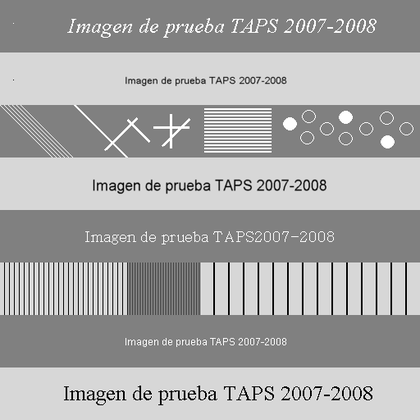
%> input picture P3/material/Bandas.bmp, 420 x 420 px, shrunk from 512 x 512 before the run
$ octave ejercicio5b.m   (GNU Octave 9; MATLAB toolbox functions it lacks are replaced by stand-ins)
%> lines starting %> are read from the running program, lines starting %| are printed output that depends on the picture; in (x1, y1, x2, y2) boxes, pixels count from 0 and x2, y2 are one past the last pixel; in counts of white or black regions, pixels touching at a corner belong together; the program's own positions count from 1
### P3/imfilter_dilateD.m
function ima_res=imfilter_dilateD(ima,mask)

ima=uint8(ima); % Para asegurarse de que el tipo es uint8
[mask_h,mask_w] = size(mask);
mask    = uint8(mask);
mask_cx = floor((mask_w+1)/2);
mask_cy = floor((mask_h+1)/2);

ima_res = ima;

for x = 1:mask_w
    for y = 1:mask_h
        if mask(y, x) > 0
            x_c = x - mask_cx;
            y_c = y - mask_cy;
            ima_res = max(ima_res, circshift(ima, [y_c x_c]));
        end
    end
end

% sustituir los valores (no) calculados
margen_up = mask_cy-1;
margen_dw = mask_h-mask_cy;
margen_lf = mask_cx-1;
margen_rg = mask_w-mask_cx;
ima_res(1:margen_up,:)         = ima(1:margen_up,:);
ima_res((end-margen_dw+1):end,:) = ima((end-margen_dw+1):end,:);
ima_res(:,1:margen_lf) = ima(:,1:margen_lf);
ima_res(:,(end-margen_rg+1):end) = ima(:,(end-margen_rg+1):end);

end

### P1/getEnergia.m
function [ E ] = getEnergia( ima )
%GETENERGIA Summary of this function goes here
%   Detailed explanation goes here
    E = sum(double(ima(:)).^2);
end

### P3/imfilter_erodeD.m
function ima_res=imfilter_erodeD(ima,mask)

ima=uint8(ima); % Para asegurarse de que el tipo es uint8
[mask_h,mask_w] = size(mask);
mask    = uint8(255*fliplr(flipud(mask)));
mask_cx = ceil((mask_w+1)/2);
mask_cy = ceil((mask_h+1)/2);

ima_res = ima;

for x = 1:mask_w
    for y = 1:mask_h
        if mask(y, x) > 0
            x_c = x - mask_cx;
            y_c = y - mask_cy;
            ima_res = min(ima_res, circshift(ima, [y_c x_c]));
        end
    end
end

% sustituir los valores (no) calculados
margen_up = mask_cy-1;
margen_dw = mask_h-mask_cy;
margen_lf = mask_cx-1;
margen_rg = mask_w-mask_cx;

ima_res(1:margen_up,:)         = ima(1:margen_up,:);
ima_res((end-margen_dw+1):end,:) = ima((end-margen_dw+1):end,:);
ima_res(:,1:margen_lf) = ima(:,1:margen_lf);
ima_res(:,(end-margen_rg+1):end) = ima(:,(end-margen_rg+1):end);

end

### P3/ejercicio5b.m
% Limpiar espacio de trabajo
close all
clear all
clc

% Path para autoevaluacion
addpath('autoevaluacion')
addpath('material')

% Cargar y visualizar imagen
img = imread('Bandas.bmp');
%> img is the input picture: size 420x420 uint8; min 0, max 255, mean 167.2

col_central =cat(1, zeros(2,3), diag([1, 1, 1]), zeros(2,3));
col_ceros = zeros(7,2);
se1 = cat(2, col_ceros, col_central, col_ceros);
se2 = fliplr(diag([1 1 1]));

se_a = strel('arbitrary', se1);
se_b = strel('arbitrary', se2);
se3 = imfilter_dilateD(uint8(se1), se2);

se_c = strel('arbitrary', se3);


img_dilated_a = imdilate(img, se_a);
img_dilated_a_b = imdilate(img_dilated_a, se_b);
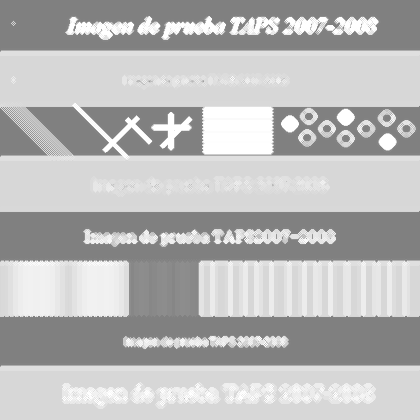
%> img_dilated_a_b: size 420x420 uint8; min 128, max 255, mean 185
img_dilated_c = imdilate(img, se_c);


E = getEnergia(img);
%> in getEnergia, `E = sum(double(ima(:)).^2);`: E = 5357979540
%> E = 5357979540
subplot(2, 4, 1);
imshow(img);
title({'Original', sprintf('E = %g', E)});

E = getEnergia(se1);
subplot(2, 4, 2);
imshow(se1);
title({'El. estructurante a', sprintf('E = %g', E)});

E = getEnergia(se2);
subplot(2, 4, 3);
imshow(se2);
title({'El. estructurante a', sprintf('E = %g', E)});

E = getEnergia(se3);
subplot(2, 4, 4);
imshow(double(se3));
title({'El. estructurante a', sprintf('E = %g', E)});

E = getEnergia(img_dilated_a);
%> E = 6035428242
subplot(2, 4, 5);
imshow(img_dilated_a);
title({'Imagen dilatada con a', sprintf('E = %g', E)});


E = getEnergia(img_dilated_a_b);
%> E = 6420262681
subplot(2, 4, 6);
imshow(img_dilated_a_b);
title({'Imagen dilatada con a y b', sprintf('E = %g', E)});

E = getEnergia(img_dilated_c);
%> E = 6420505710
subplot(2, 4, 7);
imshow(img_dilated_c);
title({'Imagen dilatada con c', sprintf('E = %g', E)});

diff = (double(img_dilated_a_b) - double(img_dilated_c)).^2;
E = getEnergia(diff);
%> E = 181903389
subplot(2, 4, 8);
imshow(diff);
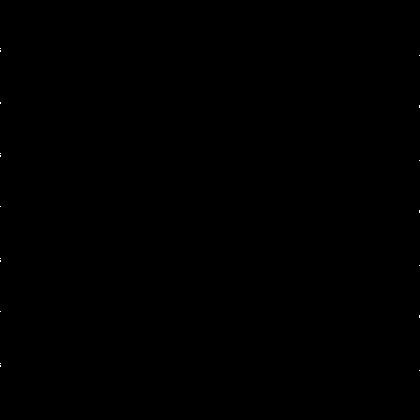
%> displayed picture: size 420x420, on the screen's scale of 0 to 255; 0.02% white in thin lines or dots, all inside (x1, y1, x2, y2) = (0, 48, 420, 371)
title({'Diferencia', sprintf('E = %g', E)});
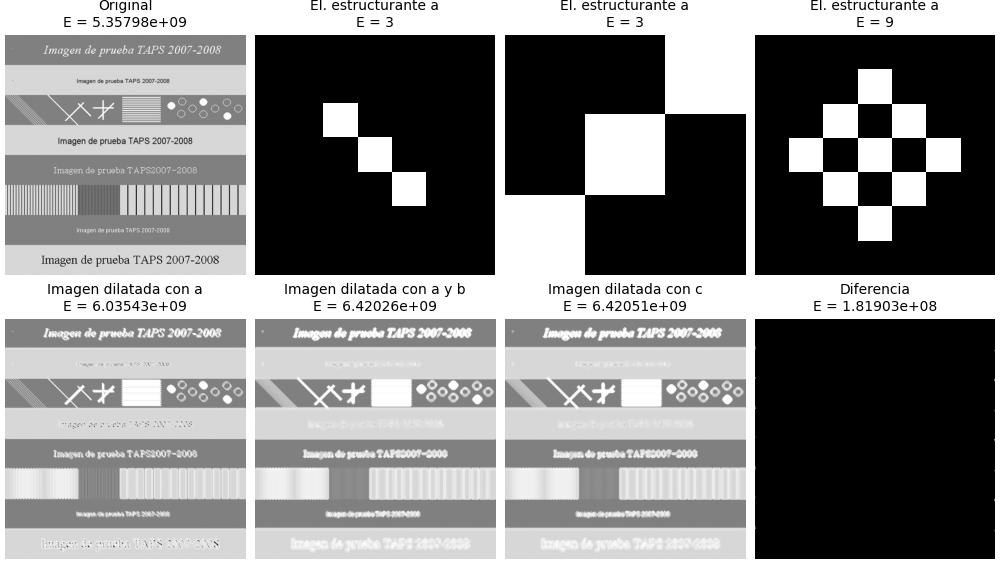
%> figure redrawn from the program's plot data, 8 panels

% Erosion
col_central =cat(1, zeros(2,3), ones(3, 3), zeros(2,3));
col_ceros = zeros(7,2);
se1 = cat(2, col_ceros, col_central, col_ceros);
se2 = diag([1 1 1]);

se_a = strel('arbitrary', se1);
se_b = strel('arbitrary', se2);
se3 = imfilter_dilateD(uint8(se1), se2);
se4 = imfilter_erodeD(uint8(se1), se2);

se_c1 = strel('arbitrary', se3);
se_c2 = strel('arbitrary', se4);

img_eroded_a = imerode(img, se_a);
img_eroded_a_b = imerode(img_eroded_a, se_b);
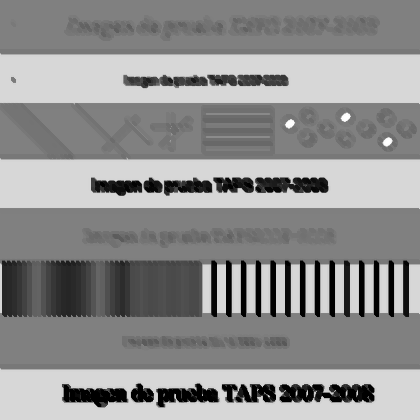
%> img_eroded_a_b: size 420x420 uint8; min 0, max 255, mean 143.3
img_eroded_c1 = imerode(img, se_c1);
img_eroded_c2 = imerode(img, se_c2);

figure;
E = getEnergia(img);
%> E = 5357979540
subplot(2, 5, 1);
imshow(img);
title({'Original', sprintf('E = %g', E)});

E = getEnergia(se1);
subplot(2, 5, 2);
imshow(se1);
title({'El. estructurante a', sprintf('E = %g', E)});

E = getEnergia(se2);
subplot(2, 5, 3);
imshow(se2);
title({'El. estructurante b', sprintf('E = %g', E)});

E = getEnergia(se3);
subplot(2, 5, 4);
imshow(double(se3));
title({'El. estructurante b', sprintf('E = %g', E)});
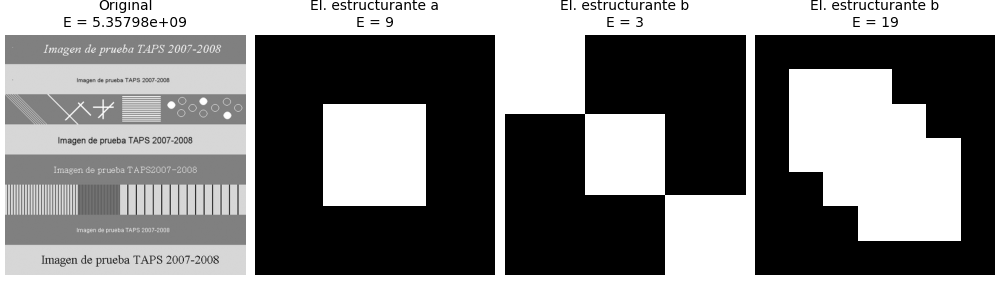
%> figure redrawn from the program's plot data, 4 panels

E = getEnergia(se3);
subplot(2, 5, 4);
imshow(double(se3));
title({'El. estructurante c (1)', sprintf('E = %g', E)});

E = getEnergia(se4);
subplot(2, 5, 5);
imshow(double(se4));
title({'El. estructurante c (2)', sprintf('E = %g', E)});


E = getEnergia(img_eroded_a_b);
%> E = 4224805208
subplot(2, 5, 6);
imshow(img_eroded_a_b);
title({'Imagen erosionada con a y b', sprintf('E = %g', E)});

E = getEnergia(img_eroded_c1);
%> E = 4224578678
subplot(2, 5, 7);
imshow(img_eroded_c1);
title({'Imagen erosionada con c (1)', sprintf('E = %g', E)});

E = getEnergia(img_eroded_c2);
%> E = 5357979540
subplot(2, 5, 8);
imshow(img_eroded_c2);
title({'Imagen erosionada con c (2)', sprintf('E = %g', E)});

diff = (double(img_eroded_c1) - double(img_eroded_a_b)).^2;
E = getEnergia(diff);
%> E = 182941214
subplot(2, 5, 9);
imshow(diff);
title({'Diferencia c (1)', sprintf('E = %g', E)});


diff = (double(img_eroded_c2) - double(img_eroded_a_b)).^2;
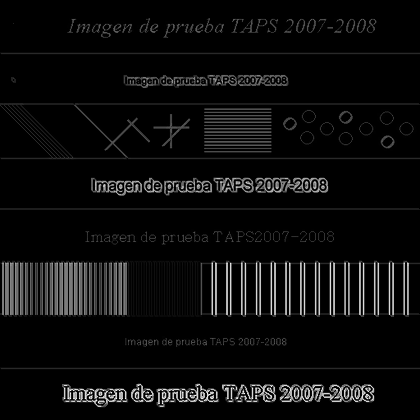
%> diff: size 420x420 double; min 0, max 65025, mean 3304.7; drawn with min black and max white
E = getEnergia(diff);
%> E = 1.75e+13
subplot(2, 5, 10);
imshow(diff);
title({'Diferencia c (2)', sprintf('E = %g', E)});
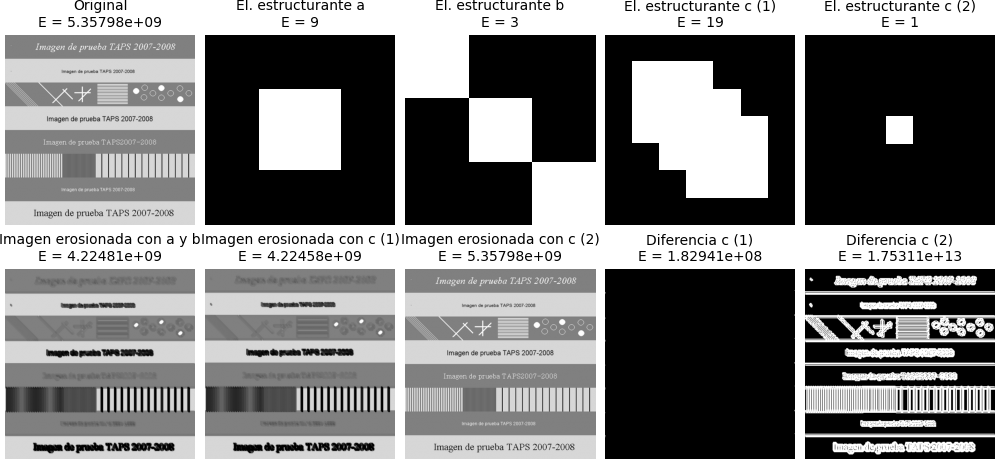
%> figure redrawn from the program's plot data, 10 panels
